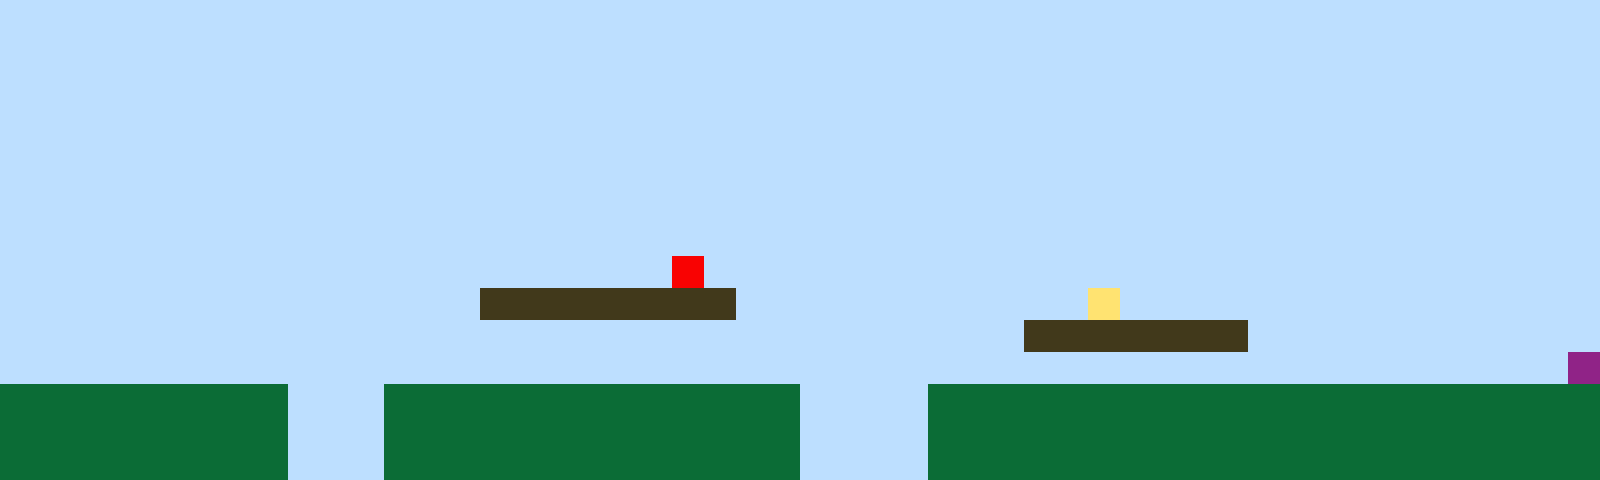

The image is a tile-based game level rendered from a .tmx file. Its description and complete source (layers, tilesets, objects, tile grids) follow:
An orthogonal 50x15 tile map with 32x32 px tiles, 1 tile layer (Tile Layer 1).

<map version="1.10" tiledversion="1.11.2" orientation="orthogonal" renderorder="right-up" width="50" height="15" tilewidth="32" tileheight="32" infinite="0" nextlayerid="2" nextobjectid="1"><editorsettings><export target="map1.csv" format="csv" /></editorsettings><tileset firstgid="1" name="sprites" tilewidth="32" tileheight="32" tilecount="6" columns="3"><image source="sprites.png" width="96" height="64" /></tileset><layer id="1" name="Tile Layer 1" width="50" height="15"><data encoding="csv">1,1,1,1,1,1,1,1,1,1,1,1,1,1,1,1,1,1,1,1,1,1,1,1,1,1,1,1,1,1,1,1,1,1,1,1,1,1,1,1,1,1,1,1,1,1,1,1,1,1,1,1,1,1,1,1,1,1,1,1,1,1,1,1,1,1,1,1,1,1,1,1,1,1,1,1,1,1,1,1,1,1,1,1,1,1,1,1,1,1,1,1,1,1,1,1,1,1,1,1,1,1,1,1,1,1,1,1,1,1,1,1,1,1,1,1,1,1,1,1,1,1,1,1,1,1,1,1,1,1,1,1,1,1,1,1,1,1,1,1,1,1,1,1,1,1,1,1,1,1,1,1,1,1,1,1,1,1,1,1,1,1,1,1,1,1,1,1,1,1,1,1,1,1,1,1,1,1,1,1,1,1,1,1,1,1,1,1,1,1,1,1,1,1,1,1,1,1,1,1,1,1,1,1,1,1,1,1,1,1,1,1,1,1,1,1,1,1,1,1,1,1,1,1,1,1,1,1,1,1,1,1,1,1,1,1,1,1,1,1,1,1,1,1,1,1,1,1,1,1,1,1,1,1,1,1,1,1,1,1,1,1,1,1,1,1,1,1,1,1,1,1,1,1,1,1,1,1,1,1,1,1,1,1,1,1,1,1,1,1,1,1,1,1,1,1,1,1,1,1,1,1,1,1,1,1,1,1,1,1,1,1,1,1,1,1,1,1,1,1,1,1,1,1,1,1,1,1,1,1,1,1,1,1,1,1,1,1,1,1,1,1,1,1,1,1,1,1,1,1,1,1,1,1,1,1,1,1,1,1,1,1,1,1,1,1,1,1,1,1,1,1,1,1,1,1,1,1,1,1,1,1,1,1,1,1,1,1,1,1,1,1,1,1,1,1,1,1,1,1,1,1,1,1,1,1,1,1,1,1,1,1,1,1,1,1,1,1,1,1,1,5,1,1,1,1,1,1,1,1,1,1,1,1,1,1,1,1,1,1,1,1,1,1,1,1,1,1,1,1,1,1,1,1,1,1,1,1,1,1,1,1,1,1,1,3,3,3,3,3,3,3,3,1,1,1,1,1,1,1,1,1,1,1,4,1,1,1,1,1,1,1,1,1,1,1,1,1,1,1,1,1,1,1,1,1,1,1,1,1,1,1,1,1,1,1,1,1,1,1,1,1,1,1,1,1,1,1,1,1,1,1,3,3,3,3,3,3,3,1,1,1,1,1,1,1,1,1,1,1,1,1,1,1,1,1,1,1,1,1,1,1,1,1,1,1,1,1,1,1,1,1,1,1,1,1,1,1,1,1,1,1,1,1,1,1,1,1,1,1,1,1,1,1,1,1,1,1,1,6,2,2,2,2,2,2,2,2,2,1,1,1,2,2,2,2,2,2,2,2,2,2,2,2,2,1,1,1,1,2,2,2,2,2,2,2,2,2,2,2,2,2,2,2,2,2,2,2,2,2,2,2,2,2,2,2,2,2,2,1,1,1,2,2,2,2,2,2,2,2,2,2,2,2,2,1,1,1,1,2,2,2,2,2,2,2,2,2,2,2,2,2,2,2,2,2,2,2,2,2,2,2,2,2,2,2,2,2,2,1,1,1,2,2,2,2,2,2,2,2,2,2,2,2,2,1,1,1,1,2,2,2,2,2,2,2,2,2,2,2,2,2,2,2,2,2,2,2,2,2</data></layer></map>
